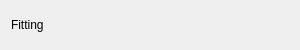
<?xml version="1.0" encoding="UTF-8"?>
<ui version="4.0">
 <class>VesuvioFitting</class>
 <widget class="QWidget" name="VesuvioFitting">
  <property name="geometry">
   <rect>
    <x>0</x>
    <y>0</y>
    <width>300</width>
    <height>50</height>
   </rect>
  </property>
  <property name="windowTitle">
   <string>Form</string>
  </property>
  <layout class="QHBoxLayout" name="horizontalLayout">
   <item>
    <layout class="QVBoxLayout" name="loMain">
     <item>
      <widget class="QLabel" name="label">
       <property name="text">
        <string>Fitting</string>
       </property>
      </widget>
     </item>
    </layout>
   </item>
  </layout>
 </widget>
 <resources/>
 <connections/>
</ui>
